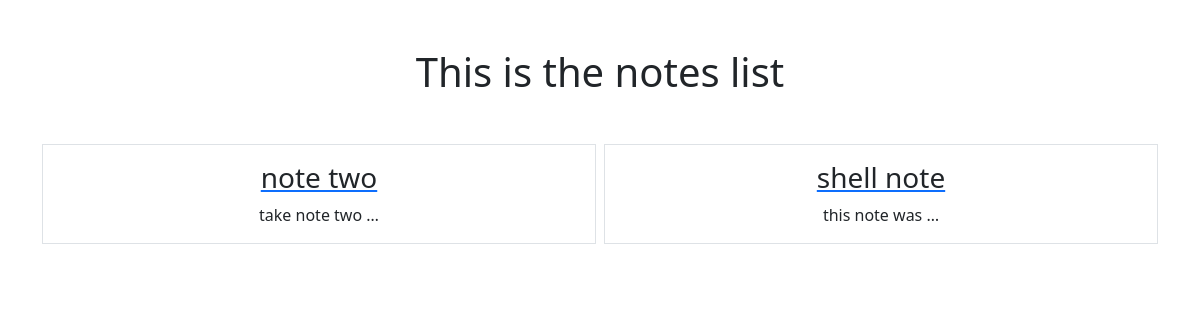
Before: /smart/notes/ with the older database file.
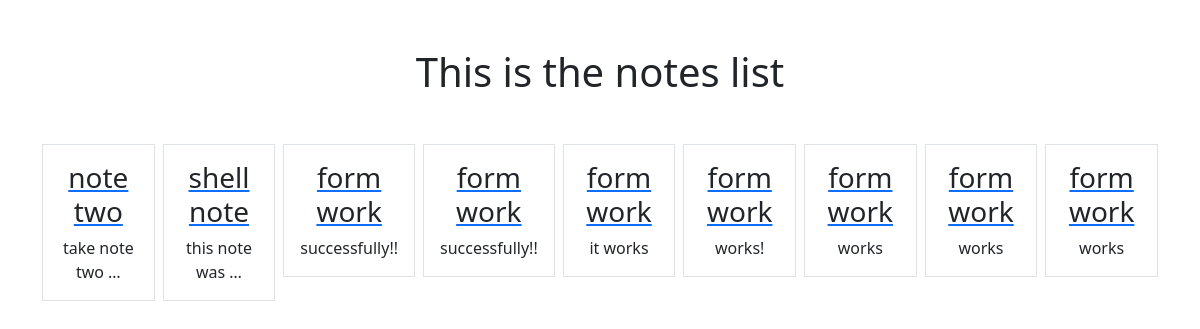
After: the same page with the newer database file.
### notes/models.py (models this page shows)
class Notes(models.Model):
    title = models.CharField(max_length= 200)
    text = models.TextField()
    created = models.DateTimeField(auto_now_add=True)

### notes/views.py (the view)
# urls.py: path('notes/', views.NotesListView.as_view(), name='notes.list'),
class NotesListView(ListView):
    model = Notes
    context_object_name = 'all_notes'
    template_name = 'notes/notes_list.html'

### notes/templates/notes/notes_list.html
{% extends "base.html" %}
{% block content %}
<h1 class="my-5">
    This is the notes list
</h1>
<div class="row row-cols3 g-2">
    {% for note in all_notes %}
    <div class="col">
        <div class="p-3 border">
            <a href="{% url 'notes.detail' pk=note.id %}"><h3 class="text-dark text-decoration-none">{{note.title}}</h3></a>
            {{note.text| truncatechars:15 }}
        </div>
    </div>
    {% endfor %}
</div>
{% endblock %}

### static/templates/base.html (shortened to what this page needs)
{% load static %}
<html>
    <head>
        <link href="https://cdn.jsdelivr.net/npm/bootstrap@5.3.3/dist/css/bootstrap.min.css" rel="stylesheet"
>
        <link rel="stylesheet" href="{% static 'css/style.css' %}">
    </head>
    <body>
        <div class="my-5 text-center container">
            {% block content%}
            {% endblock %}
        </div>
    </body>
</html>

Changed rows visible on the page:
added Notes: title "form work", text "successfully!!"
added Notes: title "form work", text "successfully!!"
added Notes: title "form work", text "it works"
added Notes: title "form work", text "works!"
added Notes: title "form work", text "works"
added Notes: title "form work", text "works"
added Notes: title "form work", text "works"
